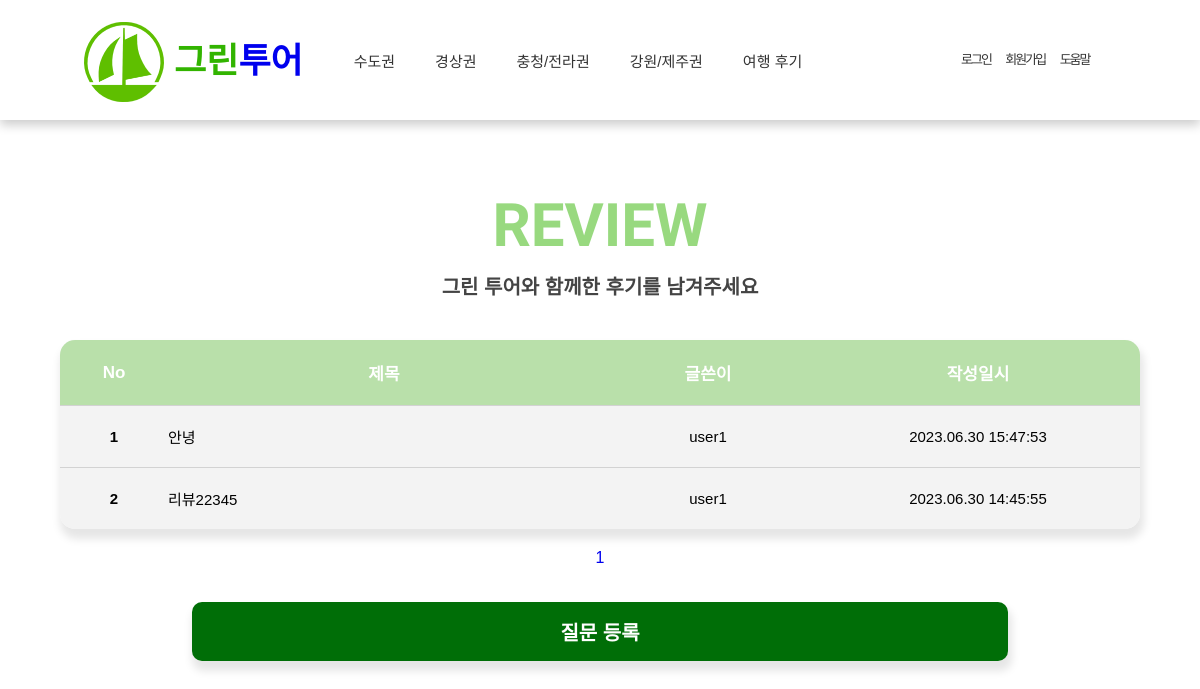
Page /tour/index on the committed database.
### tour/models.py (models this page shows, shortened)
class Question(models.Model):
    author = models.ForeignKey(User, on_delete=models.CASCADE)
    subject = models.CharField(max_length=200)
    content = models.TextField()
    create_date = models.DateTimeField()
    modify_date = models.DateTimeField(null=True, blank=True)
    photo = models.ImageField(upload_to='tour/images/%Y/%m/%d/',
                              null=True, blank=True)

### tour/views.py (the view)
# urls.py: path('index', views.question_list, name='question_list'),
def question_list(request):
    question_list = Question.objects.order_by('-create_date')
    page = request.GET.get('page', '1')
    paginator = Paginator(question_list, 10)    #페이지당 10개씩 보여주기
    page_obj = paginator.get_page(page)
    context = {'question_list': page_obj}
    return render(request, 'tour/question_list.html', context)

### templates/tour/question_list.html (shortened to what this page needs)
{% extends 'base.html' %}
{% load static %}
{% load board_filter %}
{% block content %}
{% include 'header.html' %}
<link rel="stylesheet" href="{% static 'tour/css/boardstyle.css' %}">
<div class="container">
    <h1>REVIEW</h1>
    <p>그린 투어와 함께한 후기를 남겨주세요</p>
    <section id="board_main">
        <table class="board_main_table">
            <thead class="board_table_thd">
                <tr>
                    <th>No</th>
                    <th>제목</th>
                    <th>글쓴이</th>
                    <th>작성일시</th>
                </tr>
            </thead>
            <tbody>
            {% if question_list %}
                {% for question in question_list %}
                <tr>
                    <td>{{ forloop.counter }}</td>
                    <td>
                        <a href="{% url 'tour:detail' question.id %}">
                            {{ question.subject }}
                        </a>
                    </td>
                    <td>{{ question.author }}</td>
                    <td>{{ question.create_date|date:"Y.m.d H:i:s" }}</td>
                </tr>
                {% endfor %}
            {% else %}
                <p>질문이 없습니다.</p>
            {% endif %}
            </tbody>
        </table>
        <ul class="pagination">
            {% for page_number in question_list.paginator.page_range %}
                {% if page_number == question_list.number %}
                    <li class="page-item">
                        <a class="page-link" href="?page={{ page_number }}">{{ page_number }}</a>
                    </li>
                {% else %}
                    <li class="page-item">
                        <a class="page-link" href="?page={{ page_number }}">{{ page_number }}</a>
                    </li>
                {% endif %}
            {% endfor %}
        </ul>
        <a href="{% url 'tour:question_create' %}"
           class="board_main_q_btn">질문 등록</a>
    </section>
</div>
{% endblock %}

### static/tour/css/detail.css (style rules this page uses)
#board_main ul.pagination { text-align: center; }
#board_main .pagination .page-item { display: inline-block; margin: 20px 5px; }
#board_main .pagination li .page-link { font-size: 1em; }

### static/tour/css/style.css (style rules this page uses)
* { margin: 0; padding: 0; box-sizing: border-box; }
.container { width: 100%; height: 100px; }

### static/tour/css/head.css (style rules this page uses)
* { margin: 0; padding: 0; font-family: Arial, Helvetica, sans-serif; text-decoration: none; }

### static/tour/css/boardstyle.css (style rules this page uses)
* { margin: 0; padding: 0; box-sizing: border-box; }
.container { width: 100%; margin: 0 auto; }
#board_main { margin: 0 auto; }
.container > h1 { color: rgba(50, 180, 0, 0.5); width: 100%; margin: 50px auto 10px auto; text-align: center; font-size: 35px; font-family: 'Tilt Prism', cursive; }
.container > p { width: 100%; color: #444; font-size: 16px; text-align: center; margin-bottom: 20px; font-weight: bold; }
.board_main_table { width: 70%; margin: 0 auto; font-size: 15px; border-collapse: collapse; border-radius: 15px; background: rgba(240, 240, 240, 0.8); box-shadow: 2px 8px 8px 2px rgba(0, 0, 0, 0.1); }
.board_main_table th, .board_main_table td { padding: 5px; color: #000; text-align: center; border-top: 1px solid #d2d2d2; }
.board_main_table th { padding: 20px 0; font-size: 17px; background: rgba(50, 180, 0, 0.3); color: #fff; border-top: 0; }
.board_main_table th:nth-child(1) { border-radius: 15px 0 0 0; }
.board_main_table th:nth-child(4) { border-radius: 0 15px 0 0; }
.board_main_table td { height: 40px; }
.board_main_table td:nth-child(1) { width: 10%; font-weight: bold; }
.board_main_table td:nth-child(2) { width: 40%; text-align: left; }
.board_main_table td:nth-child(3) { width: 20%; }
.board_main_table td:nth-child(4) { width: 35%; }
.board_main_table td a { text-decoration: none; color: #000; }
.board_main_q_btn { width: 68%; margin: 15px 16% 50px 16%; padding: 10px; color: #fff; float: left; background: rgba(0, 110, 7, 1); font-size: 20px; font-weight: bold; border-radius: 10px; text-decoration: none; text-align: center; box-shadow: 2px 8px 8px 2px rgba(0, 0, 0, 0.1); }
@media screen and (min-width: 780px) { .board_main_table { width: 90%; } }
@media screen and (min-width: 780px) { .container > h1 { font-size: 50px; } }
@media screen and (min-width: 780px) { .board_main_table td { padding: 25px 0; } }
@media screen and (min-width: 1100px) { .container > h1 { margin: 70px auto 10px auto; font-size: 60px; } }
@media screen and (min-width: 1100px) { .container p { margin: 10px auto 40px auto; font-size: 20px; text-align: center; } }
@media screen and (min-width: 1100px) { .board_main_table th { border: 0; } }
@media screen and (min-width: 1100px) { .board_main_table td { padding: 20px 0; } }
@media screen and (min-width: 1100px) { .board_main_q_btn { padding: 15px; } }

### rows in the picture
Question: subject "안녕", author "user1", create_date "2023.06.30 15:47:53"
Question: subject "리뷰22345", author "user1", create_date "2023.06.30 14:45:55"

### other values in the picture
{{ page_number }} "1"
